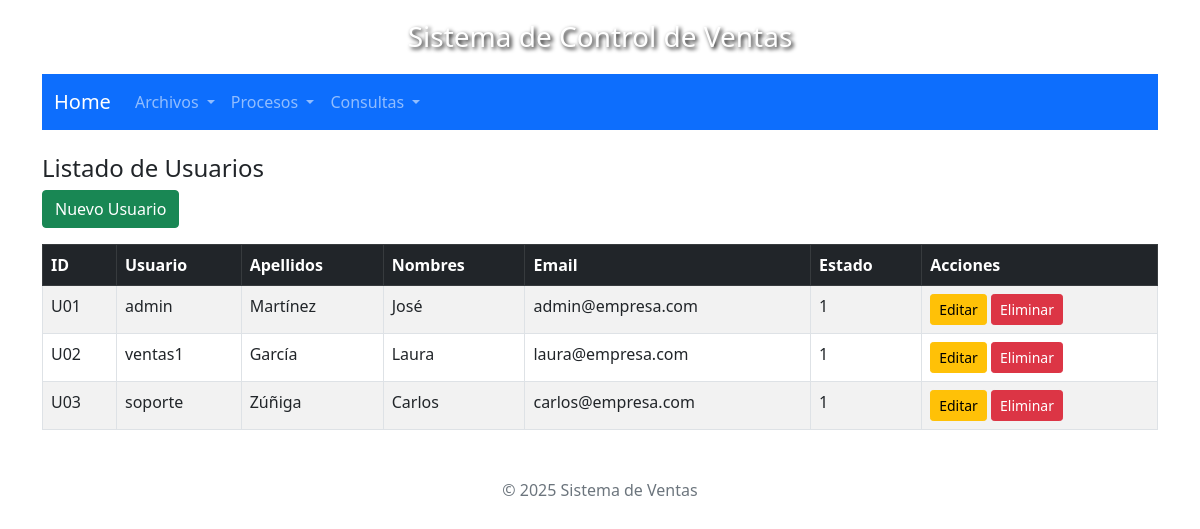
The app's page /sisventas/vista/usuarios/listado.php with its own data.
### tables this page shows
CREATE TABLE `usuarios` (
  `idusuario` varchar(3) NOT NULL,
  `nomusuario` varchar(15) DEFAULT NULL,
  `password` varchar(255) DEFAULT NULL,
  `apellidos` varchar(64) DEFAULT NULL,
  `nombres` varchar(64) DEFAULT NULL,
  `email` varchar(64) DEFAULT NULL,
  `estado` char(1) DEFAULT NULL
);

### sisventas/modelo/Usuario.php (called while the page is built, shortened)
<?php
require_once $_SERVER['DOCUMENT_ROOT'] . "/sisventas/includes/db.php";
class Usuario
{
    private $pdo;
        public function __construct() {
        $conexion = new DBConection();
        $this->pdo = $conexion->conectar();
    }
    public function listarUsuarios()
    {
        $stmt = $this->pdo->prepare("SELECT * FROM usuarios");
        $stmt->execute();
        return $stmt->fetchAll(PDO::FETCH_ASSOC);
    }
}

### sisventas/includes/db.php (called while the page is built, shortened)
<?php
class DBConection {
    public function conectar() {
        try {
            $this->pdo = new PDO("mysql:host=" . DB_HOST . ";dbname=" . DB_NAME, DB_USER, DB_PASS);
            $this->pdo->setAttribute(PDO::ATTR_ERRMODE, PDO::ERRMODE_EXCEPTION);
            $this->pdo->exec("SET NAMES utf8");
            return $this->pdo;
        } catch (PDOException $e) {
            die("Error de conexión: " . $e->getMessage());
        }
    }
}
?>

### sisventas/controlador/UsuarioControlador.php (called while the page is built, shortened)
<?php
require_once $_SERVER['DOCUMENT_ROOT'] . "/sisventas/modelo/Usuario.php";
class UsuarioControlador
{
    private $modelo;
    public function __construct()
    {
        $this->modelo = new Usuario();
    }
    public function listarUsuarios()
    {
        return $this->modelo->listarUsuarios();
    }
}

### sisventas/vista/usuarios/listado.php (the view, shortened to what this page needs)
<?php
require_once $_SERVER['DOCUMENT_ROOT'] . "/sisventas/vista/layout/header.php";
require_once $_SERVER['DOCUMENT_ROOT'] . "/sisventas/vista/layout/navbar.php";
require_once $_SERVER['DOCUMENT_ROOT'] . "/sisventas/controlador/UsuarioControlador.php";
$controlador = new UsuarioControlador();
$usuarios = $controlador->listarUsuarios();
?>
<h4>Listado de Usuarios</h4>
<a href="registrar.php" class="btn btn-success mb-3">Nuevo Usuario</a>
<table class="table table-bordered table-striped">
    <thead class="table-dark">
        <tr>
            <th>ID</th>
            <th>Usuario</th>
            <th>Apellidos</th>
            <th>Nombres</th>
            <th>Email</th>
            <th>Estado</th>
            <th>Acciones</th>
        </tr>
    </thead>
    <tbody>
        <?php foreach ($usuarios as $u): ?>
        <tr>
            <td><?= $u['idusuario'] ?></td>
            <td><?= $u['nomusuario'] ?></td>
            <td><?= $u['apellidos'] ?></td>
            <td><?= $u['nombres'] ?></td>
            <td><?= $u['email'] ?></td>
            <td><?= $u['estado'] ?></td>
            <td>
                <a href="editar.php?id=<?= $u['idusuario'] ?>" class="btn btn-warning btn-sm">Editar</a>
                <a href="eliminar.php?id=<?= $u['idusuario'] ?>" class="btn btn-danger btn-sm" onclick="return confirm('¿Eliminar usuario?')">Eliminar</a>
            </td>
        </tr>
        <?php endforeach; ?>
    </tbody>
</table>
<?php require_once $_SERVER['DOCUMENT_ROOT'] . "/sisventas/vista/layout/footer.php"; ?>

### sisventas/vista/layout/header.php (style rules this page uses)
body { background-size: cover; background-repeat: no-repeat; background-attachment: fixed; background-position: center; padding: 20px; }

### records on screen
usuarios: idusuario "U01", nomusuario "admin", apellidos "Martínez", nombres "José", email "admin@empresa.com", estado "1"
usuarios: idusuario "U02", nomusuario "ventas1", apellidos "García", nombres "Laura", email "laura@empresa.com", estado "1"
usuarios: idusuario "U03", nomusuario "soporte", apellidos "Zúñiga", nombres "Carlos", email "carlos@empresa.com", estado "1"
